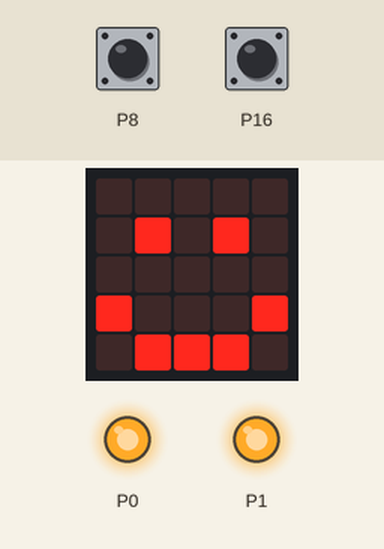
This program was run on a simulated BBC micro:bit (MakeCode). On the bench: the board's 5×5 LED display, output pins drawn as LEDs (lit = HIGH). The test bench sets the inputs (shaded band); at power-on: P8 LOW, P16 LOW.

Above: at 1.8 s.
1.9 s: P8 pulled HIGH for 0.15 s
At 1.98 s:
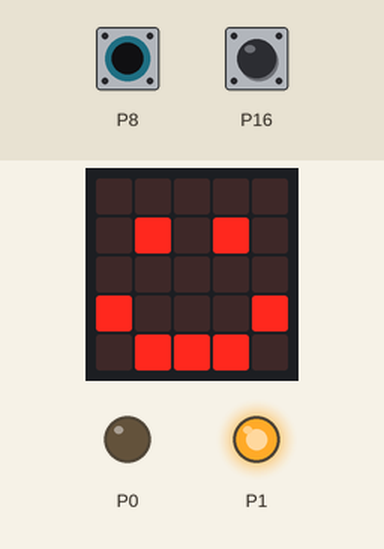
3.5 s: P16 pulled HIGH for 0.15 s
At 3.58 s:
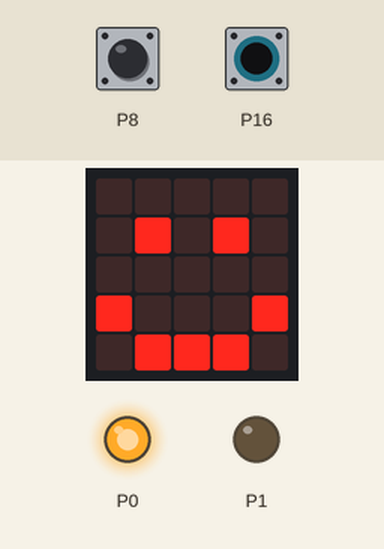
5.1 s: P16 pulled HIGH for 3.2 s
At 8.8 s:
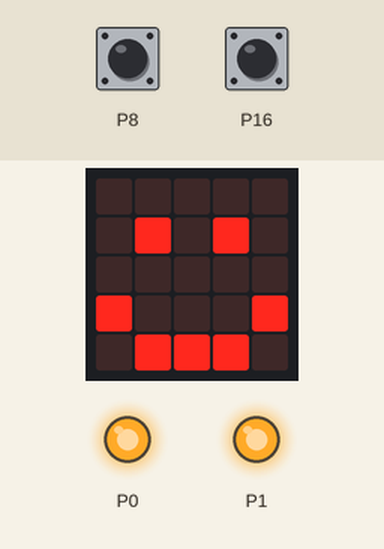
9.8 s: P8 pulled HIGH for 3.2 s
At 10.4 s:
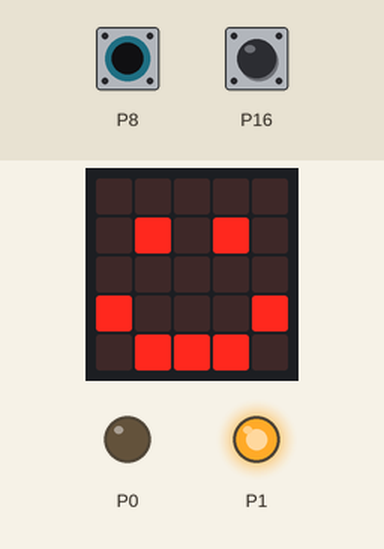
Timing chart, 0 to 14.5 s (numbered marks = the images above; inputs shaded):
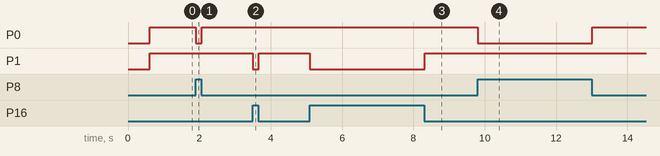

Measured:
- after the input at 1.9 s, P0: HIGH → LOW at once, → HIGH 0.17 s later
- after the input at 3.5 s, P1: HIGH → LOW at once, → HIGH 0.17 s later
- after the input at 5.1 s, P1: HIGH → LOW at once, → HIGH 3.2 s later
- after the input at 9.8 s, P0: HIGH → LOW at once, → HIGH 3.2 s later

The program:

main.ts
```typescript
basic.showIcon(IconNames.Happy)
basic.forever(function () {
    while (pins.digitalReadPin(DigitalPin.P8) == 0 && pins.digitalReadPin(DigitalPin.P16) == 0) {
        pins.digitalWritePin(DigitalPin.P0, 1)
        pins.digitalWritePin(DigitalPin.P1, 1)
    }
    while (pins.digitalReadPin(DigitalPin.P8) == 1 && pins.digitalReadPin(DigitalPin.P16) == 0) {
        pins.digitalWritePin(DigitalPin.P0, 0)
        pins.digitalWritePin(DigitalPin.P1, 1)
    }
    while (pins.digitalReadPin(DigitalPin.P8) == 0 && pins.digitalReadPin(DigitalPin.P16) == 1) {
        pins.digitalWritePin(DigitalPin.P0, 1)
        pins.digitalWritePin(DigitalPin.P1, 0)
    }
    while (pins.digitalReadPin(DigitalPin.P8) == 1 && pins.digitalReadPin(DigitalPin.P16) == 1) {
        pins.digitalWritePin(DigitalPin.P0, 0)
        pins.digitalWritePin(DigitalPin.P1, 0)
    }
})
```

test.ts
```typescript
// aquí va el archivo "tests"; esto no se compilará cuando este paquete se utilice como una extensión.
```
